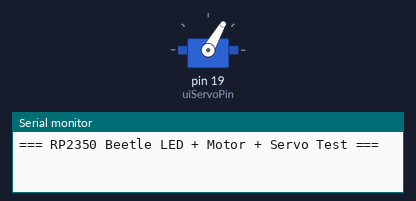
Bench run of a sketch on a simulated Arduino Uno, built with avr-gcc and run on an emulated ATmega328P. Parts: servo, the last lines printed to the serial monitor.

Above: at 2.05 s.
At 17.95 s:
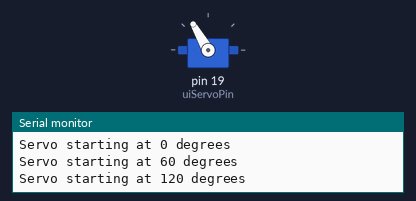
At 25.9 s:
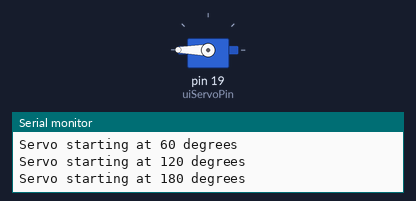
At 34.0 s:
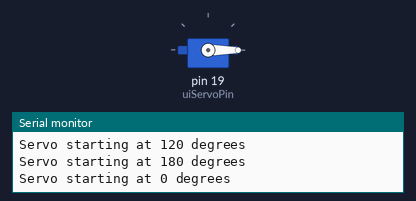
Timing chart, 0 to 43.6 s (numbered marks = the images above):
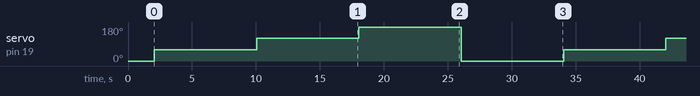

Measured:
- by itself, servo on pin 19 (uiServoPin): repeats every 32.0 s: 120° 8.0 s, 180° 8.0 s, 0° 8.0 s, 60° 8.0 s

The sketch:

UI_Servo_Test.ino
```cpp
//Project Name: Processor Test 4
//Author: Ethan Conrad
//Reason: Testing RP2350 Processor
//Class: EE/CPE 490/491
//History: 11/17/2025 - Start Date
//
//Purpose: To create a program that can be used to perform the PWM output test on the selected processor.
//////////////////////////////////////////////////////////////////////////////////////////////////////////////////

#include <Servo.h>

// === Pin Assignments ===
const int washoutIn = 26;
const int washoutSonarTrig = 8;
const int washoutSonarEcho = 9;
const int larvLevelSonarTrig = 16;
const int larvLevelSonarEcho = 18;
const int larvDumpMotor = 27;
const int uiServoPin = 19;   // <-- RENAMED PIN VARIABLE
const int batteryLevTrigPin = 4;


// Servo object
Servo uiServo;   // <-- RENAMED SERVO OBJECT

// === Setup ===
void setup() {
  Serial.begin(9600);
  delay(2000);
  Serial.println("=== RP2350 Beetle LED + Motor + Servo Test ===");
  // Servo init
  uiServo.attach(uiServoPin);
  Serial.println(uiServo.attached());
  uiServo.write(0);
  Serial.println("Servo starting at 0 degrees");
}

// === Main Loop ===
void loop() {
  Serial.println("Servo starting at 60 degrees");
  uiServo.write(60);
  delay(8000);
  Serial.println("Servo starting at 120 degrees");
  uiServo.write(120);
  delay(8000);
Serial.println("Servo starting at 180 degrees");
  uiServo.write(180);
  delay(8000);
Serial.println("Servo starting at 0 degrees");
  uiServo.write(0);
  delay(8000);

}
```
